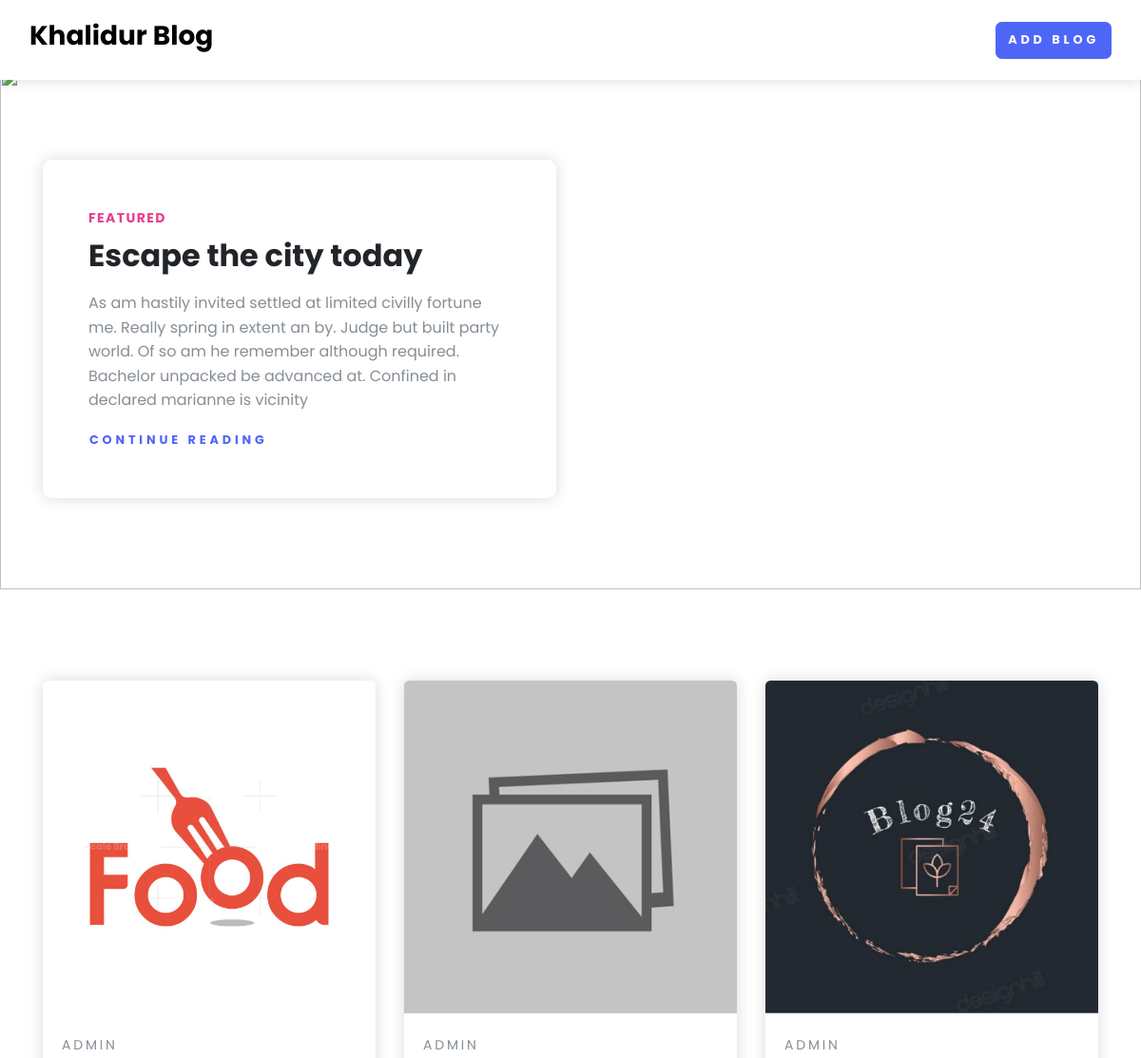
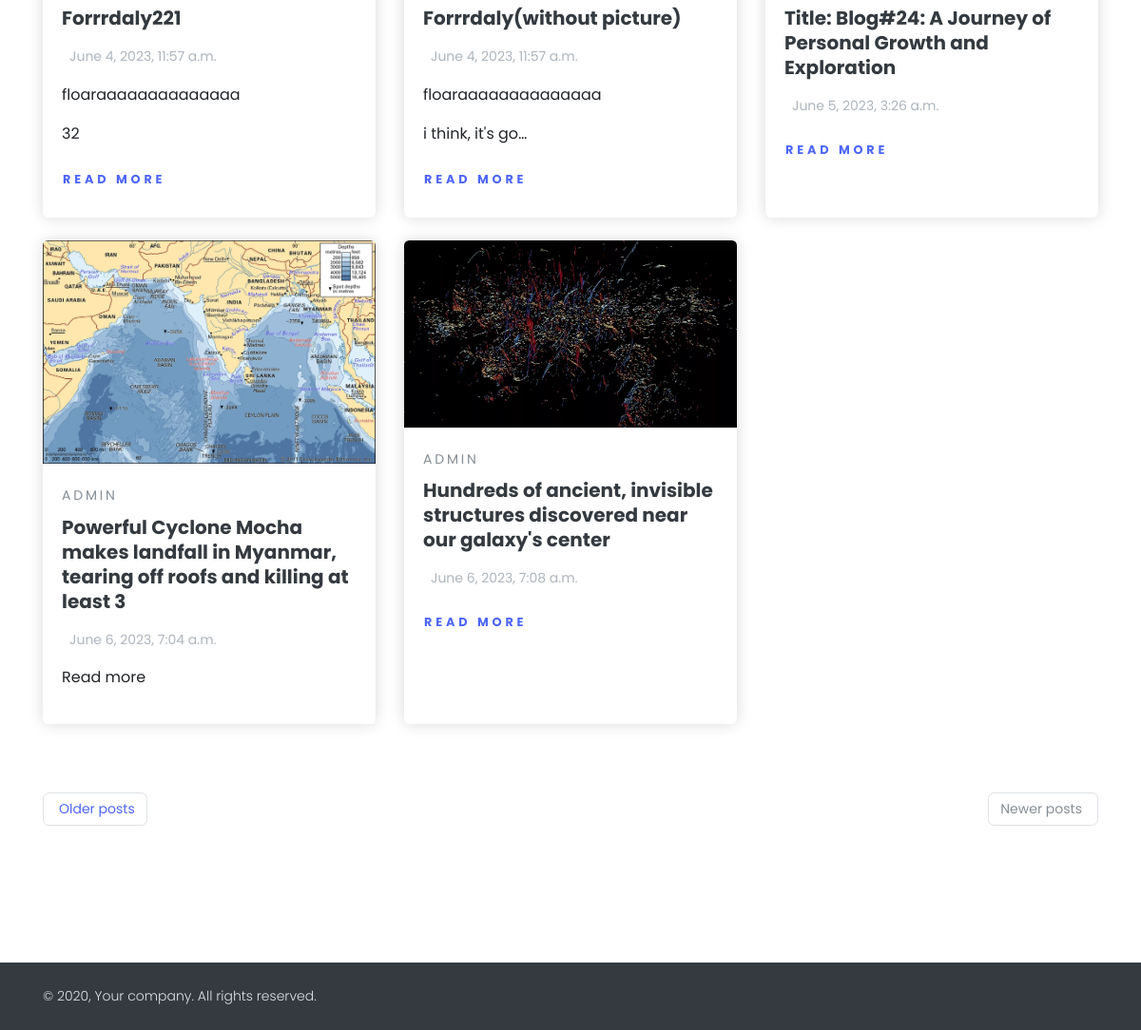
The page / on the database its author committed (2 pictures, top to bottom).
### home/models.py (models this page shows, shortened)
class BlogModel(models.Model):
    title = models.CharField(max_length=200)
    content = FroalaField()
    user = models.ForeignKey(
        User, on_delete=models.CASCADE)
    slug = models.SlugField(max_length=700, unique=True)
    created_at = models.DateTimeField(auto_now_add=True)
    modified_at = models.DateTimeField(auto_now=True)
    image = models.ImageField(default='default.jpg', upload_to='blog')

### home/views.py (the view)
# urls.py: 2. Add a URL to urlpatterns:  path('', views.home, name='home')
def home(request):
    context = {'blogs': BlogModel.objects.all()}
    return render(request, 'home/home.html', context)

### home/templates/home/home.html (shortened to what this page needs)
{% extends 'home/base.html' %}
{% block content %}
<section class="position-relative py-6">
    <img class="bg-image"
        src="https://images.pexels.com/photos/1761279/pexels-photo-1761279.jpeg?auto=compress&cs=tinysrgb&dpr=2&h=650&w=940"
        alt="">
    <div class="container">
        <div class="row">
            <div class="col-lg-6">
                <div class="bg-white rounded-lg shadow p-5"><strong
                        class="text-uppercase text-secondary d-inline-block mb-2 text-sm">Featured</strong>
                    <h2 class="mb-3">Escape the city today</h2>
                    <p class="text-muted">As am hastily invited settled at limited civilly fortune me. Really spring in
                        extent
                        an by. Judge but built party world. Of so am he remember although required. Bachelor unpacked be
                        advanced
                        at. Confined in declared marianne is vicinity</p><a class="btn btn-link p-0"
                        href="post.html">Continue
                        reading </a>
                </div>
            </div>
        </div>
    </div>
</section>
<section class="py-6">
    <div class="container">
        <div class="row mb-5">
            {% for blog in blogs %}
            <div class="col-lg-4 col-sm-6 mb-4 hover-animate">
                <div class="card shadow border-0 h-100"><a href="{% url 'blog_detail' blog.slug %}"><img
                            class="img-fluid card-img-top" src="/media/{{ blog.image }}" alt="..." /></a>
                    <div class="card-body"><a class="text-uppercase text-muted text-sm letter-spacing-2"
                            href="{% url 'blog_detail' blog.slug %}">{{ blog.user.username }}
                        </a>
                        <h5 class="my-2"><a class="text-dark" href="{% url 'blog_detail' blog.slug %}"">{{ blog.title }}
                            </a></h5>
                        <p class=" text-gray-500 text-sm my-3"><i class="far fa-clock mr-2"></i>{{ blog.created_at }}
                                </p>
                                <p class="my-2 text-muted text-sm">{{ blog.content|truncatechars:50|safe}}</p><a
                                    class="btn btn-link pl-0" href="{% url 'blog_detail' blog.slug %}">Read more<i
                                        class="fa fa-long-arrow-alt-right ml-2"></i></a>
                    </div>
                </div>
            </div>
            {% endfor %}
        </div>
        <nav aria-label="Blog pagination">
            <ul class="pagination justify-content-between mb-5">
                <li class="page-item"><a class="page-link text-sm rounded" href="#"> Older posts</a></li>
                <li class="page-item disabled"><a class="page-link text-sm rounded" href="#" tabindex="-1">Newer posts
                        </a></li>
            </ul>
        </nav>
    </div>
</section>
{% endblock %}

### rows shown on the page
BlogModel: image (picture), user.username "ADMIN", title "Forrrdaly221", created_at "June 4, 2023, 11:57 a.m.", content "floaraaaaaaaaaaaaaa 32"
BlogModel: image (placeholder picture), user.username "ADMIN", title "Forrrdaly(without picture)", created_at "June 4, 2023, 11:57 a.m.", content "floaraaaaaaaaaaaaaa i think, it's go…"
BlogModel: image (picture), user.username "ADMIN", title "Title: Blog#24: A Journey of Personal Growth and Exploration", created_at "June 5, 2023, 3:26 a.m."
BlogModel: image (picture), user.username "ADMIN", title "Powerful Cyclone Mocha makes landfall in Myanmar, tearing off roofs and killing at least 3", created_at "June 6, 2023, 7:04 a.m."
BlogModel: image (picture), user.username "ADMIN", title "Hundreds of ancient, invisible structures discovered near our galaxy's center", created_at "June 6, 2023, 7:08 a.m."
